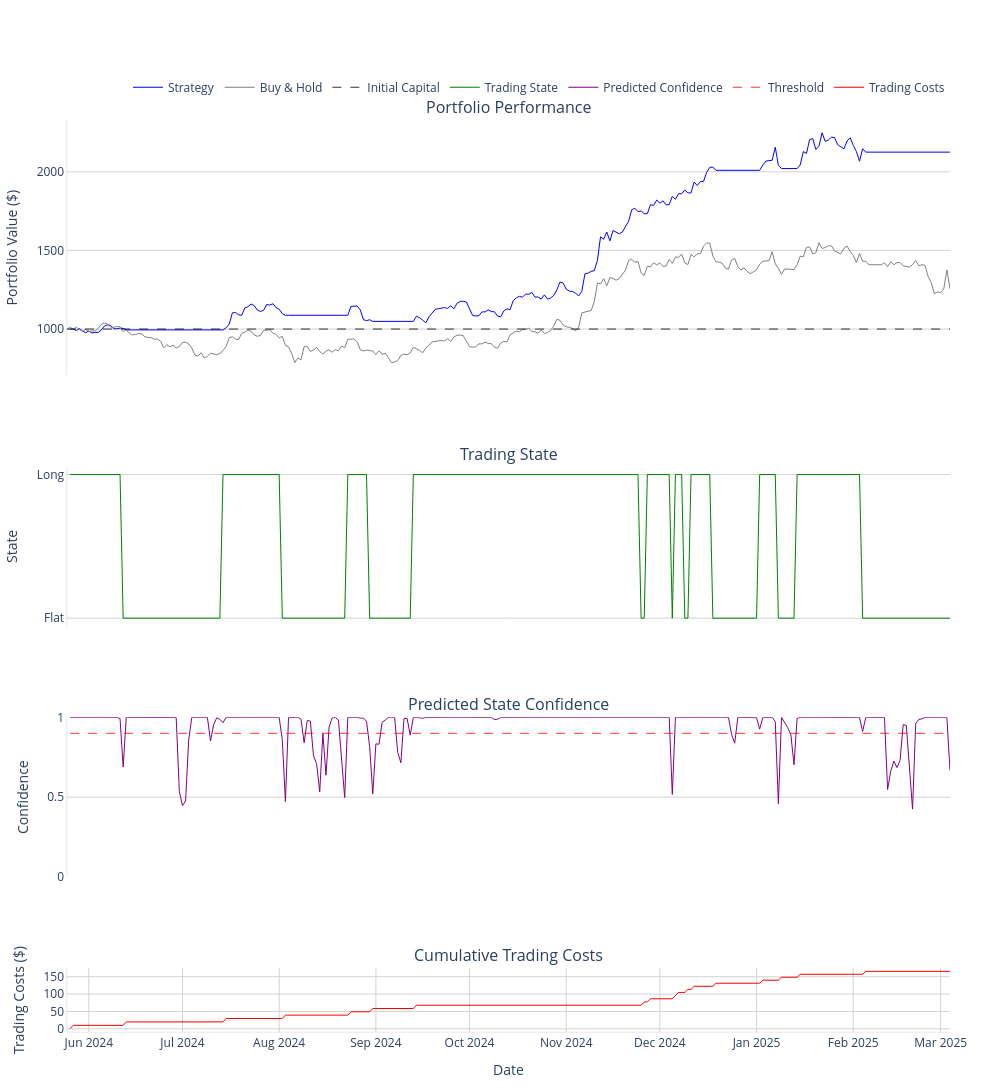

Notebook code for this chart:
### Code cell
states = model.ensemble_predict(test, selected_features)
results = model.simulate_trading(test, states)
metrics = model.evaluate(results)

### Figure 1 — Plotly figure (JSON) as saved in the notebook; plotly's stock layout.template omitted (floating-point values rounded to 4 significant figures; data arrays with more than 128 entries replaced by an {"elided": "..."} marker saying what was removed)
{"data": [{"line": {"color": "blue", "width": 1}, "mode": "lines", "name": "Strategy", "type": "scatter", "x": {"elided": "284 str values"}, "xaxis": "x", "y": {"elided": "284 float values"}, "yaxis": "y"}, {"line": {"color": "gray", "width": 1}, "mode": "lines", "name": "Buy & Hold", "type": "scatter", "x": {"elided": "284 str values"}, "xaxis": "x", "y": {"elided": "284 float values"}, "yaxis": "y"}, {"line": {"color": "black", "dash": "dash", "width": 0.8}, "mode": "lines", "name": "Initial Capital", "type": "scatter", "x": ["2024-05-25T00:00:00", "2025-03-04T00:00:00"], "xaxis": "x", "y": [1000, 1000], "yaxis": "y"}, {"line": {"color": "green", "width": 1}, "mode": "lines", "name": "Trading State", "type": "scatter", "x": {"elided": "284 str values"}, "xaxis": "x2", "y": {"elided": "284 int values"}, "yaxis": "y2"}, {"line": {"color": "purple", "width": 1}, "mode": "lines", "name": "Predicted Confidence", "type": "scatter", "x": {"elided": "283 str values"}, "xaxis": "x3", "y": {"elided": "283 float values"}, "yaxis": "y3"}, {"line": {"color": "red", "dash": "dash", "width": 0.8}, "mode": "lines", "name": "Threshold", "type": "scatter", "x": ["2024-05-26T00:00:00", "2025-03-04T00:00:00"], "xaxis": "x3", "y": [0.9, 0.9], "yaxis": "y3"}, {"line": {"color": "red", "width": 1}, "mode": "lines", "name": "Trading Costs", "type": "scatter", "x": {"elided": "284 str values"}, "xaxis": "x4", "y": {"elided": "284 float values"}, "yaxis": "y4"}], "layout": {"annotations": [{"font": {"size": 16}, "showarrow": false, "text": "Portfolio Performance", "x": 0.5, "xanchor": "center", "xref": "paper", "y": 1, "yanchor": "bottom", "yref": "paper"}, {"font": {"size": 16}, "showarrow": false, "text": "Trading State", "x": 0.5, "xanchor": "center", "xref": "paper", "y": 0.62, "yanchor": "bottom", "yref": "paper"}, {"font": {"size": 16}, "showarrow": false, "text": "Predicted State Confidence", "x": 0.5, "xanchor": "center", "xref": "paper", "y": 0.345, "yanchor": "bottom", "yref": "paper"}, {"font": {"size": 16}, "showarrow": false, "text": "Cumulative Trading Costs", "x": 0.5, "xanchor": "center", "xref": "paper", "y": 0.07, "yanchor": "bottom", "yref": "paper"}], "height": 1100, "legend": {"orientation": "h", "x": 1, "xanchor": "right", "y": 1.02, "yanchor": "bottom"}, "margin": {"b": 60, "l": 50, "r": 50, "t": 120}, "paper_bgcolor": "white", "plot_bgcolor": "white", "showlegend": true, "width": 1000, "xaxis": {"anchor": "y", "domain": [0, 1], "matches": "x4", "showticklabels": false}, "xaxis2": {"anchor": "y2", "domain": [0, 1], "matches": "x4", "showticklabels": false}, "xaxis3": {"anchor": "y3", "domain": [0, 1], "matches": "x4", "showticklabels": false}, "xaxis4": {"anchor": "y4", "domain": [0, 1], "gridcolor": "lightgray", "linecolor": "lightgray", "linewidth": 0.5, "showline": true, "title": {"text": "Date"}}, "yaxis": {"anchor": "x", "domain": [0.72, 1], "gridcolor": "lightgray", "linecolor": "lightgray", "linewidth": 0.5, "showline": true, "title": {"text": "Portfolio Value ($)"}, "zeroline": false}, "yaxis2": {"anchor": "x2", "domain": [0.445, 0.62], "gridcolor": "lightgray", "linecolor": "lightgray", "linewidth": 0.5, "showline": true, "ticktext": ["Short", "Flat", "Long"], "tickvals": [-1, 0, 1], "title": {"text": "State"}, "zeroline": false}, "yaxis3": {"anchor": "x3", "domain": [0.17, 0.345], "gridcolor": "lightgray", "linecolor": "lightgray", "linewidth": 0.5, "range": [0, 1], "showline": true, "title": {"text": "Confidence"}, "zeroline": false}, "yaxis4": {"anchor": "x4", "domain": [0, 0.07], "gridcolor": "lightgray", "linecolor": "lightgray", "linewidth": 0.5, "showline": true, "title": {"text": "Trading Costs ($)"}, "zeroline": false}}}
